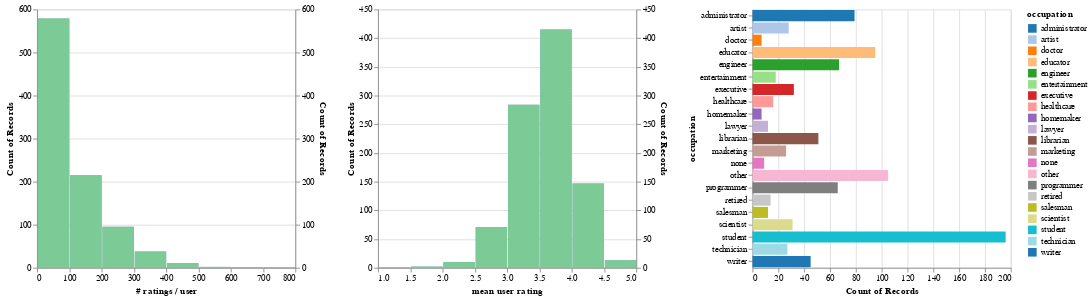

Source (notebook cell):
### Code cell
users_ratings = (
    ratings
    .groupby('user_id', as_index=False)
    .agg({'rating': ['count', 'mean']})
    .flatten_cols()
    .merge(users, on='user_id')
)

alt.hconcat(
    filtered_hist('rating count', '# ratings / user', occupation_filter),
    filtered_hist('rating mean', 'mean user rating', occupation_filter),
    occupation_chart,
    data=users_ratings)

### Figure 1 — Vega-Lite specification as saved in the notebook (floating-point values rounded to 4 significant figures; data arrays with more than 128 entries replaced by an {"elided": "..."} marker saying what was removed)
{"config": {"view": {"continuousWidth": 400, "continuousHeight": 300}}, "hconcat": [{"layer": [{"mark": "bar", "encoding": {"x": {"bin": {"maxbins": 10}, "field": "rating count", "title": "# ratings / user", "type": "quantitative"}, "y": {"aggregate": "count", "type": "quantitative"}}, "transform": [{"filter": {"selection": "selector001"}}], "width": 300}, {"mark": "bar", "encoding": {"color": {"value": "lightgreen"}, "opacity": {"value": 0.7}, "x": {"bin": {"maxbins": 10}, "field": "rating count", "title": "# ratings / user", "type": "quantitative"}, "y": {"aggregate": "count", "type": "quantitative"}}, "width": 300}], "resolve": {"scale": {"y": "independent"}}}, {"layer": [{"mark": "bar", "encoding": {"x": {"bin": {"maxbins": 10}, "field": "rating mean", "title": "mean user rating", "type": "quantitative"}, "y": {"aggregate": "count", "type": "quantitative"}}, "transform": [{"filter": {"selection": "selector001"}}], "width": 300}, {"mark": "bar", "encoding": {"color": {"value": "lightgreen"}, "opacity": {"value": 0.7}, "x": {"bin": {"maxbins": 10}, "field": "rating mean", "title": "mean user rating", "type": "quantitative"}, "y": {"aggregate": "count", "type": "quantitative"}}, "width": 300}], "resolve": {"scale": {"y": "independent"}}}, {"mark": "bar", "encoding": {"color": {"condition": {"field": "occupation", "scale": {"scheme": "category20"}, "type": "nominal", "selection": "selector001"}, "value": "lightgray"}, "x": {"aggregate": "count", "type": "quantitative"}, "y": {"field": "occupation", "type": "nominal"}}, "height": 300, "selection": {"selector001": {"type": "multi", "fields": ["occupation"]}}, "width": 300}], "data": {"name": "data-b89132408aa429a3ab91587aad07a2ca"}, "$schema": "https://vega.github.io/schema/vega-lite/v4.17.0.json", "datasets": {"data-b89132408aa429a3ab91587aad07a2ca": {"elided": "943 records"}}}
